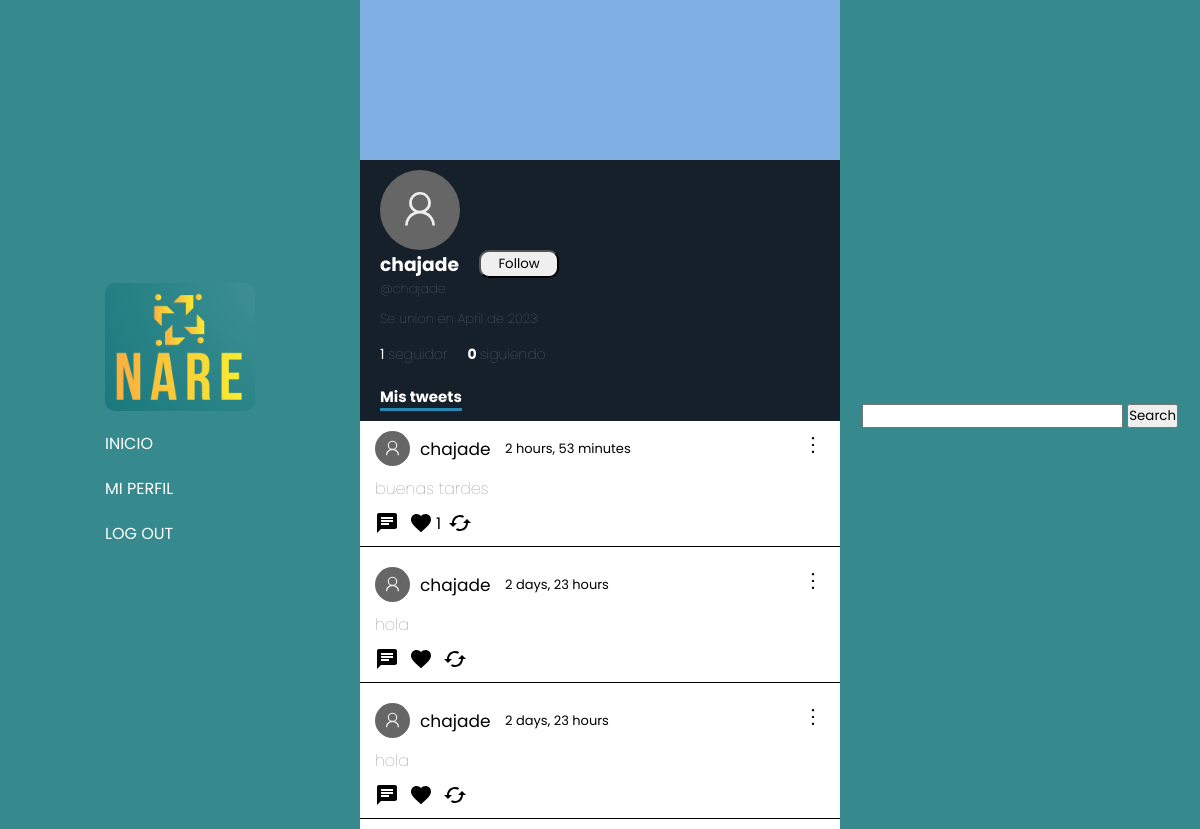
The app's page /profiles/chajade (signed in) with its own data.
### profiles/models.py (models this page shows, shortened)
class Profiles(models.Model):
    user = models.ForeignKey(User, null=True, on_delete=models.CASCADE )
    username = models.CharField(max_length=30, null=True, default="")
    biography = models.TextField(max_length=250,  null=True, default="", blank=True)
    profileImage = models.ImageField(null=True, blank=True, upload_to='profileImages')
    followers = models.IntegerField(default=0)
    followers_users = models.ManyToManyField('self', related_name="followers_users", blank=True)
    followed_users = models.ManyToManyField('self', symmetrical=False, related_name='following', blank=True)
    birthday = models.DateField(null=True, default=timezone.now)
    created_at = models.DateTimeField(auto_now_add=True)

### tweets/models.py (models this page shows)
class Tweet(models.Model):
    user = models.ForeignKey(User, null=True, on_delete=models.CASCADE)
    content = models.TextField(max_length=180)
    created_at = models.DateTimeField(auto_now_add=True)
    likes = models.IntegerField(default=0)
    likes_users = models.ManyToManyField(User, related_name="likes_tweets")
    retweets = models.IntegerField(default=0)
    parent_tweet = models.IntegerField(null=True)

### profiles/views.py (the view)
# urls.py: path('profiles/<str:account>', views.myProfile, name="myProfile"),
def myProfile(request, account):
    user = Profiles.objects.get(username=account)
    followers = user.followers_users.all()
    current_profile = Profiles.objects.get(user__username = request.user.username)
    cant_followers = int(user.followers)
    tweets = Tweet.objects.filter(user__username=account).all()
    return render(request, 'myProfile.html', {
        'usuario': user,
        'current_user': current_profile,
        'is_self': request.user.is_authenticated and request.user.username == account,
        'followers': followers,
        'cant_followers': cant_followers,
        'tweets': tweets
    })

### profiles/templates/myProfile.html (shortened to what this page needs)
{% extends 'base.html' %}
{% load static %}
    {% block content %}
    <link rel="stylesheet" href="{% static 'myProfile.css' %}">
    <link rel="stylesheet" href="{% static 'globalFeed.css' %}">
        <div class="profile">
            <div class="profile-banner">
            </div>
            <div class="profile-info">
                <div class="top">
                </div>
                <div class="followName">
                    <h3 class="username">{{usuario.user.username}}</h3>
                    {% if not is_self %}
                            {% if current_user not in usuario.followers_users.all %}
                            <form action="{% url 'follow' id=usuario.id %}?return_url={{ request.path }}" method="POST">
                                <button type="submit" class="followButton">Follow</button>
                            </form>
                            {% else %}
                            <form action="{% url 'follow' id=usuario.id %}?return_url={{ request.path }}" method="POST">
                                {% csrf_token %}
                                <button type="submit" class="followButton">Unfollow</button>
                            </form>
                        {% endif %}
                    {% endif %}
                </div>
                <h4 class="atName">@{{usuario.username}}</h4>
                <h4 class="createdAt">Se union en {{ usuario.created_at|date:"F" }} de {{ usuario.created_at|date:"Y" }}</h4>
                <div class="followers-info">
                    {% if cant_followers == 1 %}
                        <a href="#" class="cant_followers">{{cant_followers}} <span>seguidor</span></a>
                    {% else %}
                        <a href="#" class="cant_followers">{{cant_followers}} <span>seguidores</span></a>
                    {% endif %}
                    <h4>0 <span>siguiendo</span></h4>
                </div>
                <h1 class="myTweets">Mis tweets</h1>
            </div>
                <div class="tweets">
                    {% for tweet in tweets %}
                            {% include 'Tweet.html' %}
                    {% endfor %}
    {% endblock content %}

### tweets/templates/Tweet.html (shortened to what this page needs)
<a href="{% url 'tweetDetails' tweet.id %}" class="tweet">
    <div class="div-content" id="{{tweet.id}}">
        <div class="tweetHead">
            <div class="fotoPerfil">
                <form action="{% url 'myProfile' tweet.user.username %}">
                    <button class="usernameTweet">{{tweet.user.username}}</button>
                </form>
                <p class="timeAgo">{{tweet.created_at|timesince}}</p>
            </div>
            <div class="tweetOptions">
                <button  class="optionButtons" data="true"></button>
            </div>
        </div>
        <span class="tweetMessage">{{tweet.content}}</span>
        <div class="buttons">
            <button class="msgButton" id="{{tweet.id}}">
                    <svg class="msgSvg" xmlns="http://www.w3.org/2000/svg" height="24px" viewBox="0 0 24 24" width="24px" fill="#000000">
                        <path d="M0 0h24v24H0z" fill="none"/>
                        <path d="M20 2H4c-1.1 0-1.99.9-1.99 2L2 22l4-4h14c1.1 0 2-.9 2-2V4c0-1.1-.9-2-2-2zM6 9h12v2H6V9zm8 5H6v-2h8v2zm4-6H6V6h12v2z"/>
                    </svg>
                </button>
                <form action="{% url 'like' tweet.id %}" class="likeForm">
                    <button class="likeBtn">
                    </button>
                    {% if tweet.likes != 0 %}
                    <p>{{tweet.likes}}</p>
                    {% endif %}
                </form>
                <form>
                    <button>
                    </button>
                </form>
            </div>
        </a>
    </div>

### tweets/static/base.css (style rules this page uses)
* { margin: 0; padding: 0; font-family: 'Poppins', sans-serif; }

### tweets/static/myProfile.css (style rules this page uses)
.profile { width: 100%; }
.profile-banner { height: 20vh; width: 100%; background-color: rgb(128, 175, 228); }
.profile-info { width: 100%; height: auto; background-color: rgba(22, 32, 42, 1); color: white; padding: 10px; padding-left: 20px; }
.atName, .createdAt { color: rgba(113, 118, 123, 1); font-weight: 100; font-size: 13px; }
.createdAt { margin-top: 10px; }
.followers-info { margin-top: 15px; display: flex; gap: 20px; }
.cant_followers, h4 { bottom: 0; text-decoration: none; color: white; font-size: 14px; }
.followName { display: flex; gap: 20px; }
.followButton { padding: 2px; border-radius: 10px; width: 80px; cursor: pointer; }
.myTweets { font-size: 15px; margin-top: 20px; border-bottom: 3px solid rgb(37, 138, 179); display: inline-block; }
span { color: rgba(113, 118, 123, 1); font-weight: 100; }
.profile-info svg { width: 80px; }
.usernameTweet { background-color: transparent; border: none; cursor: pointer; }
.top { display: flex; justify-content: space-between; align-items: center; }

### tweets/static/globalFeed.css (style rules this page uses)
.tweetMessage { z-index: 1000000000000; cursor: default; }
.tweet { text-decoration: none; color: black; z-index: 0; }
.tweets { display: flex; flex-direction: column-reverse; width: 40vw; }
.div-content { display: flex; flex-direction: column; margin: 0 10px 10px 0; height: auto; padding-left: 15px; width: 100%; border-bottom: 1px solid black; }
.div-content .usernameTweet { text-decoration: none; color: black; background-color: transparent; border: none; font-size: 17px; cursor: pointer; }
.tweetHead { display: flex; justify-content: space-between; }
.tweetHead button { margin-right: 30px; background-color: transparent; border: none; cursor: pointer; }
.tweetOptions button { position: relative; color: white; font-size: 15px; z-index: 1000000; }
.tweetHead svg { width: 24px; }
.buttons { display: flex; }
.buttons button { background: transparent; border: none; padding: 10px 10px 5px 0; cursor: pointer; }
.likeForm { display: flex; align-items: center; }
.likeForm p { text-decoration: none; pointer-events: none; transform: translateX(-7px); }
.fotoPerfil { display: flex; gap: 10px; align-items: center; }
.fotoPerfil svg, .fotoPerfil button { width: 35px; }
.timeAgo { font-size: 13px; margin-left: 10px; }

### records on screen
Profiles: user.username "chajade", username "chajade", created_at "April", created_at "2023"
Tweet: user.username "chajade", created_at "2 days, 23 hours", content "hola"
Tweet: user.username "chajade", created_at "2 days, 23 hours", content "hola"
Tweet: user.username "chajade", created_at "2 hours, 53 minutes", content "buenas tardes", likes "1"

### other values on screen
{{ cant_followers }} "1"
